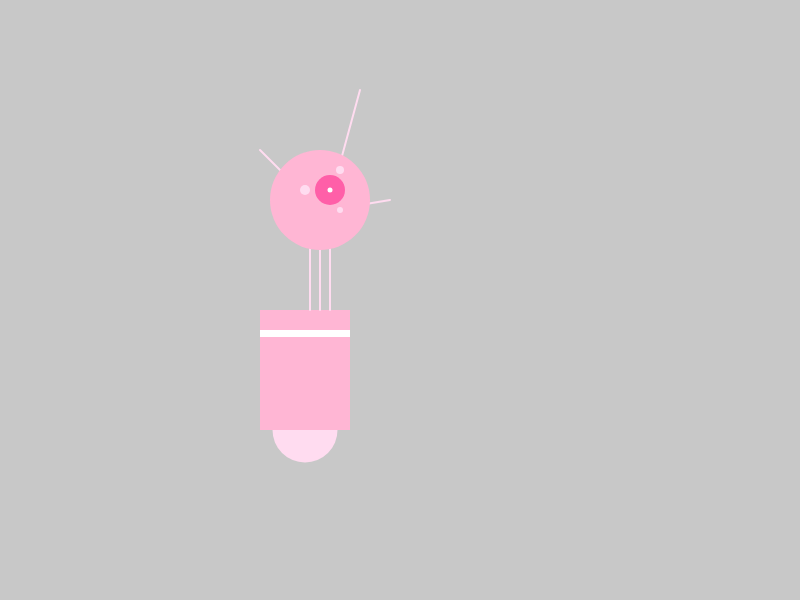
Frame 1 (no input)
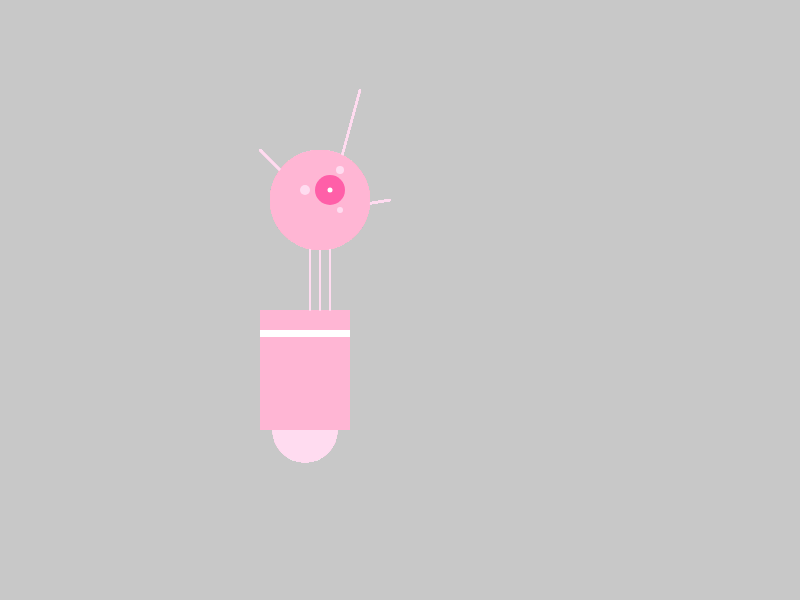
Frame 60 (no input)
Frame 120 (the mouse pressed at the canvas centre since frame 60): identical to frame 60, image omitted

The p5.js sketch that drew these frames (run headless with seeded random() and noise() and a simulated clock; from frame 60 on, the mouse is pressed at the canvas centre):

// p5.js sketch
// ── sketch.js
function setup() {
  createCanvas(800,600);
  background(200,200,200);
}

function draw() {
   
  // wheel 
  
  fill(255,220,240);
  noStroke();
  ellipse(305,430,65,65);
  
  // body
  
  fill(255,182,212);
  noStroke();
  rect(260,310,90,120);
  
  fill(255,255,255);
  noStroke();
  rect(260,330,90,7);
  
  
  // neck
  
  strokeWeight(2);
  stroke(255,220,240);
  line(310,200,310,310);  
  
  strokeWeight(2);
  stroke(255,220,240);
  line(320,200,320,310);  
  
  strokeWeight(2);
  stroke(255,220,240);
  line(330,200,330,310);  
  
  // head
  strokeWeight(2);
  stroke(255,220,240);
  line(360,90,330,200);
  
  strokeWeight(2);
  stroke(255,220,240);
  line(260,150,290,180);
  
  strokeWeight(2);
  stroke(255,220,240);
  line(330,210,390,200);
  
  fill(255,182,212);
  noStroke();
  ellipse(width/5*2,200,100,100);
  
  fill(255,95,168);
  noStroke();
  ellipse((width/5*2)+10,190,30,30);
  
  fill(255,255,255);
  noStroke();
  ellipse((width/5*2)+10,190,5,5);
  
  fill(255,220,240);
  noStroke();
  ellipse(305,190,10,10);
  
  fill(255,220,240);
  noStroke();
  ellipse(340,170,8,8);
  
  fill(255,220,240);
  noStroke();
  ellipse(340,210,6,6);
  
  
  
  
  
  
}
